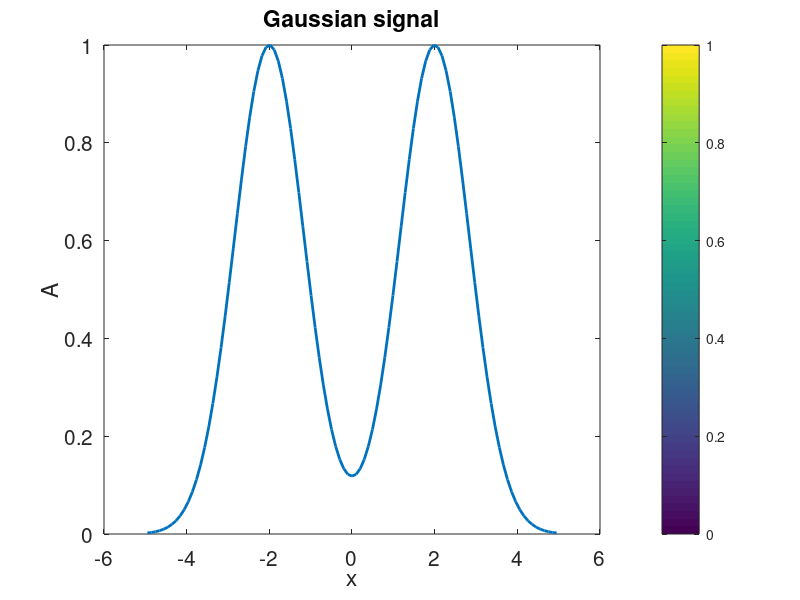

Recreate this plot in MATLAB. (Note: this script raises an error after producing the figure.)
%------------------------------%
close all;
clear;
clc;
%---------Initialize the test signal------------%
N=101; % Number of samples
x0=-(N-1)/2:1:(N-1)/2; % initialize an array for the corrdinate
L=10; % size of the coordinate 
T=L/N; % Sampling frequency 
x=x0*T; % coordinate in the space domain 
f=(x0/(N*T*2)); % coordinate in the frequency domain 

y1=exp(-(x + 2).^2/sqrt(2));
y2=exp(-(x - 2).^2/sqrt(2));
y=y1+y2; % Test signal 

figure(1); % Plot the test signal 
plot(x,abs(y),'linewidth',2);
colorbar
set(gca,'FontSize',15)
set(gcf,'unit','centimeters','position',[3 5 12 10])
xlabel('x');
ylabel('A');
title('Gaussian signal');


%---------Calculate the test signal's BDF-------------%
a=2.5; % Initialize the LCT parameter 
b=10;
d=1;

[BDFA,aA]=BDF(y,T,a,b,d); % Calculate the test signal's BDF
BDFA=BDFA*T*2;

figure % Plot the instantaneous auto-correlation function
subplot(2,2,1)
contourf(x,2*x,abs(aA));
colorbar
set(gca,'FontSize',15)
xlabel('x');
ylabel('tau');
title('IAF');

subplot(2,2,2) % Plot the BDF
contourf(x,f*b,abs(BDFA));
colorbar
set(gca,'FontSize',15)
xlabel('x');
ylabel('u');
title('Simulated BDF');


%--------Compare the discrete BDF and its analytical solution------------%
[t,~]=meshgrid(x); % initialize the coordinate 
[~,u]=meshgrid(f*b);

GT=exp (1).^((-0.565685E1).*t+(-0.141421E1).*t.^2+((-0.470369E-1)+ ... % Analytical solution for the BDF when, a=2.5, b=10 and d=1 calculated using Mathematica.
    sqrt(-1)*(-0.10449E0)).*u.^2).*((0.560305E-2+sqrt(-1)*0.362233E-2) ...
    .*exp (1).^((0.E-323+sqrt(-1)*0.314159E0).*u.^2)+((-0.155815E-1)+ ...
    sqrt(-1)*0.753217E-2).*exp (1).^(0.565685E1.*t+(((-0.940738E0)+ ...
    sqrt(-1)*0.423481E0)+(0.E-323+sqrt(-1)*0.314159E0).*u).*u)+(( ...
    -0.155815E-1)+sqrt(-1)*0.753217E-2).*exp (1).^(0.565685E1.*t+(( ...
    0.940738E0+sqrt(-1)*(-0.423481E0))+(0.E-323+sqrt(-1)*0.314159E0).* ...
    u).*u)+(0.560305E-2+sqrt(-1)*0.362233E-2).*exp (1).^(0.113137E2.*t+ ...
    (0.E-323+sqrt(-1)*0.314159E0).*u.^2));

subplot(2,2,3) % Plot the analytical BDF
contourf(x,f*b,abs(GT));
colorbar
set(gca,'FontSize',15)
xlabel('x');
ylabel('u');
title('Analytical BDF');

subplot(2,2,4) % Plot the error 
contourf(x,f*b,abs(BDFA)-abs(GT));
colorbar
set(gca,'FontSize',15)
xlabel('x');
ylabel('u');
title('Error');

mean_squared_error=immse(BDFA,GT) % Calculate the mean-squared error
